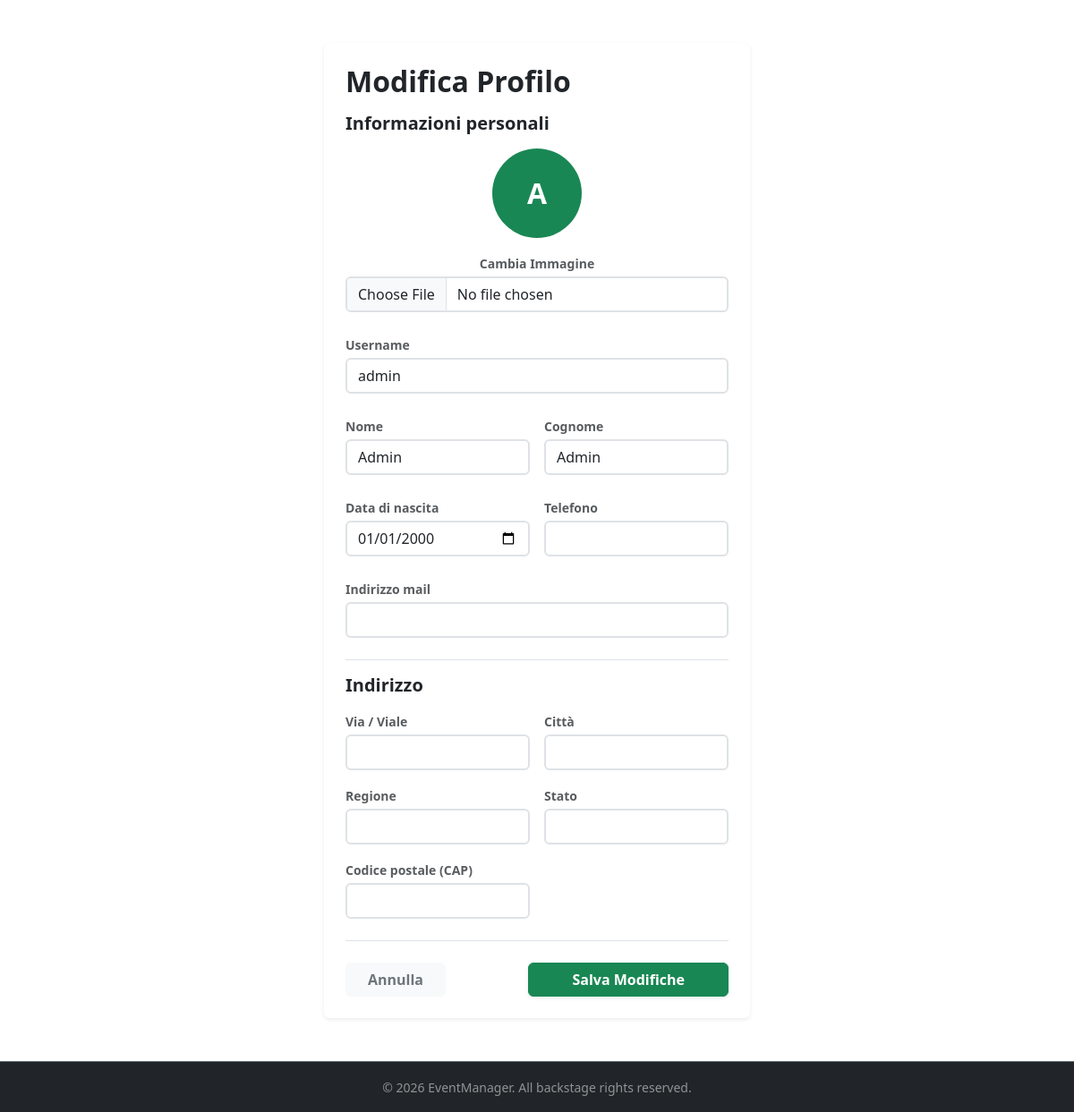
The app's page /profile/update/profile/ (signed in) with its own data.
### apps/account/models.py (models this page shows, shortened)
class Account(AbstractUser, BaseModel):
    username = models.CharField(max_length=30, unique=True)
    first_name = models.CharField(max_length=100)
    last_name = models.CharField(max_length=100)
    birth_date = models.DateField(validators=[check_mayor])
    address = models.ForeignKey(Address, on_delete=models.CASCADE, blank=True, null=True)
    email = models.EmailField()
    phone = models.CharField(max_length=10, blank=True, null=True)
    is_organizer = models.BooleanField(default=False)
    profile_image = models.ImageField(upload_to='img/profile_images', blank=True, null=True)
    main_category = models.ForeignKey('events.Category', on_delete=models.PROTECT, blank=True, null=True, related_name='organizer_category')
    stage_name = models.CharField(max_length=30, blank=True, null=True)
    organizer_description = models.TextField(blank=True, null=True)
    REQUIRED_FIELDS = ['first_name', 'last_name', 'birth_date']

### apps/account/views.py (the view, shortened to what this page needs)
# urls.py: path('profile/update/profile/', views.AccountUpdateView.as_view(), name='update'),
class AccountUpdateView(LoginRequiredMixin, View):
    template_name = 'account/register_edit.html'
    model = Account
    form_class = AccountUpdateForm
    success_message = 'Informazioni dell\'account aggiornate!'
    success_url = reverse_lazy('account:profile')
    def get(self, request, *args, **kwargs):
        account_form = self.form_class(instance=request.user)
        address_form = AddressUpdateForm(instance=request.user.address)
        return render(request, self.template_name, {
            'account_form': account_form,
            'address_form': address_form,
            'account': request.user,
            'is_update' : True
        })

### apps/account/forms.py
class AccountUpdateForm(forms.ModelForm):
    class Meta:
        model = Account
        fields = ['username', 'first_name', 'last_name', 'email', 'birth_date', 'phone','profile_image', 'stage_name', 'organizer_description', 'main_category']
        widgets = {
            'birth_date': forms.DateInput(attrs={'type': 'date'}),
        }

class AddressUpdateForm(forms.ModelForm):
    class Meta:
        model = Address
        fields = ['street_address', 'city', 'region', 'state', 'zip_code']

### templates/account/register_edit.html (shortened to what this page needs)
{% extends 'base.html' %}
{% block content %}
<div class="row justify-content-center my-5 align-content-center">
    <div class="col-12 col-md-6">
        <div class="card border-0 p-4 shadow-sm">
            <h2 class="mb-3 fw-bold">{% if is_update %}Modifica Profilo{% else %}Registrati{% endif %}</h2>
            <form method="POST" enctype="multipart/form-data">
                <h5 class="mb-3 fw-bold text-dark">Informazioni personali</h5>
                {% if is_update %}
                <div class="mb-4 text-center">
                    {% if account.profile_image %}
                        <img src="{{ account.profile_image.url }}"
                             class="rounded-circle img-thumbnail mx-auto mb-3"
                             style="width: 100px; height: 100px; object-fit: cover;" alt="Avatar">
                    {% else %}
                        <div class="bg-success text-white rounded-circle mx-auto mb-3 d-flex align-items-center justify-content-center fw-bold"
                             style="width: 100px; height: 100px; font-size: 2rem;">
                            {{ account.username|slice:":1"|upper }}
                        </div>
                    {% endif %}
                {% endif %}
                <div class="mb-4">
                    <label for="{{ account_form.profile_image.id_for_label }}" class="form-label text-muted small fw-semibold mb-1">
                        {% if is_update %}Cambia Immagine{% else %}Immagine profilo{% endif %}
                    </label>
                    <input type="file" name="profile_image" id="{{ account_form.profile_image.id_for_label }}"
                           class="form-control border-2 {% if account_form.profile_image.errors %}is-invalid{% endif %}">
                </div>
                {% if is_update %}</div>{% endif %}
                <div class="mb-4">
                    <label for="{{ account_form.username.id_for_label }}" class="form-label text-muted small fw-semibold mb-1">Username</label>
                    <input type="text" name="username" id="{{ account_form.username.id_for_label }}"
                           class="form-control border-2 {% if account_form.username.errors %}is-invalid{% endif %}"
                           value="{{ account_form.username.value|default:'' }}" required>
                </div>
                <div class="row g-3 mb-4">
                    <div class="col-md-6 col-12">
                        <label for="{{ account_form.first_name.id_for_label }}" class="form-label text-muted small fw-semibold mb-1">Nome</label>
                        <input type="text" name="first_name" id="{{ account_form.first_name.id_for_label }}"
                               class="form-control border-2 {% if account_form.first_name.errors %}is-invalid{% endif %}"
                               value="{{ account_form.first_name.value|default:'' }}">
                    </div>
                    <div class="col-md-6 col-12">
                        <label for="{{ account_form.last_name.id_for_label }}" class="form-label text-muted small fw-semibold mb-1">Cognome</label>
                        <input type="text" name="last_name" id="{{ account_form.last_name.id_for_label }}"
                               class="form-control border-2 {% if account_form.last_name.errors %}is-invalid{% endif %}"
                               value="{{ account_form.last_name.value|default:'' }}">
                    </div>
                </div>
                <div class="row g-3 mb-4">
                    <div class="col-md-6 col-12">
                        <label for="{{ account_form.birth_date.id_for_label }}" class="form-label text-muted small fw-semibold mb-1">Data di nascita</label>
                        <input type="date" name="birth_date" id="{{ account_form.birth_date.id_for_label }}"
                               class="form-control border-2 {% if account_form.birth_date.errors %}is-invalid{% endif %}"
                               value="{{ account.birth_date|date:'Y-m-d'|default:'' }}">
                    </div>
                    <div class="col-md-6 col-12">
                        <label for="{{ account_form.phone.id_for_label }}" class="form-label text-muted small fw-semibold mb-1">Telefono</label>
                        <input type="text" name="phone" id="{{ account_form.phone.id_for_label }}"
                               class="form-control border-2 {% if account_form.phone.errors %}is-invalid{% endif %}"
                               value="{{ account_form.phone.value|default:'' }}">
                    </div>
                </div>
                <div class="mb-4">
                    <label for="{{ account_form.email.id_for_label }}" class="form-label text-muted small fw-semibold mb-1">Indirizzo mail</label>
                    <input type="email" name="email" id="{{ account_form.email.id_for_label }}"
                           class="form-control border-2 {% if account_form.email.errors %}is-invalid{% endif %}"
                           value="{{ account_form.email.value|default:'' }}" required>
                </div>
                <h5 class="mb-3 fw-bold text-dark border-top pt-3">Indirizzo</h5>
                <div class="row g-3 mb-3">
                    <div class="col-md-6 col-12">
                        <label for="{{ address_form.street_address.id_for_label }}" class="form-label text-muted small fw-semibold mb-1">Via / Viale</label>
                        <input type="text" name="street_address" id="{{ address_form.street_address.id_for_label }}"
                               class="form-control border-2 {% if address_form.street_address.errors %}is-invalid{% endif %}"
                               value="{{ address_form.street_address.value|default:'' }}" required>
                    </div>
                    <div class="col-md-6 col-12">
                        <label for="{{ address_form.city.id_for_label }}" class="form-label text-muted small fw-semibold mb-1">Città</label>
                        <input type="text" name="city" id="{{ address_form.city.id_for_label }}"
                               class="form-control border-2 {% if address_form.city.errors %}is-invalid{% endif %}"
                               value="{{ address_form.city.value|default:'' }}" required>
                    </div>
                </div>
                <div class="row g-3 mb-3">
                    <div class="col-md-6 col-12">
                        <label for="{{ address_form.region.id_for_label }}" class="form-label text-muted small fw-semibold mb-1">Regione</label>
                        <input type="text" name="region" id="{{ address_form.region.id_for_label }}"
                               class="form-control border-2 {% if address_form.region.errors %}is-invalid{% endif %}"
                               value="{{ address_form.region.value|default:'' }}" required>
                    </div>
                    <div class="col-md-6 col-12">
                        <label for="{{ address_form.state.id_for_label }}" class="form-label text-muted small fw-semibold mb-1">Stato</label>
                        <input type="text" name="state" id="{{ address_form.state.id_for_label }}"
                               class="form-control border-2 {% if address_form.state.errors %}is-invalid{% endif %}"
                               value="{{ address_form.state.value|default:'' }}" required>
                    </div>
                </div>
                <div class="row g-3 mb-4">
                    <div class="col-md-6 col-12">
                        <label for="{{ address_form.zip_code.id_for_label }}" class="form-label text-muted small fw-semibold mb-1">Codice postale (CAP)</label>
                        <input type="text" name="zip_code" id="{{ address_form.zip_code.id_for_label }}"
                               class="form-control border-2 {% if address_form.zip_code.errors %}is-invalid{% endif %}"
                               value="{{ address_form.zip_code.value|default:'' }}" required>
                    </div>
                </div>
                <div class="d-flex justify-content-between gap-3 border-top pt-4">
                    <a href="{% if is_update %}{% url 'account:profile' %}{% else %}{% url 'account:login' %}{% endif %}"
                       class="btn btn-light px-4 fw-bold text-secondary">
                        {% if is_update %}Annulla{% else %}Accedi{% endif %}
                    </a>
                    <button type="submit" class="btn btn-success px-5 fw-bold shadow-sm">
                        {% if is_update %}Salva Modifiche{% else %}Registrati{% endif %}
                    </button>
                </div>
            </form>
        </div>
    </div>
</div>
{% endblock %}

### static/css/custom.css (style rules this page uses)
html, body { overscroll-behavior-y: none; }
form { max-width: 500px; }

### records on screen
Account: username "A", username "admin", first_name "Admin", last_name "Admin", birth_date "01/01/2000"
